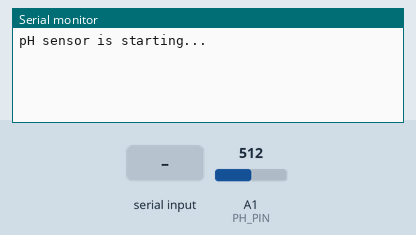
Recording of a sketch running on a simulated Arduino Uno, built with avr-gcc and run on an emulated ATmega328P. Shown: the last lines printed to the serial monitor. The test bench sets the inputs (shaded band); at power-on: A1 (PH_PIN) = 512.

Above: at 1.2 s.
1.3 s: "enterph\n" received over Serial
At 2.5 s:
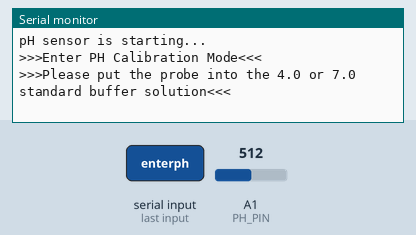
2.8 s: "calph\n" received over Serial
At 3.5 s:
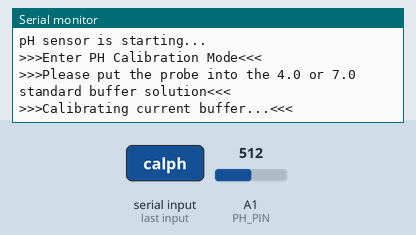
11.5 s: "exitph\n" received over Serial
At 12.5 s:
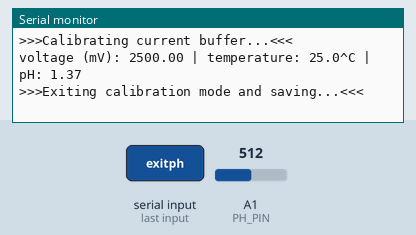

Measured:
- after the input at 1.3 s, the serial monitor: prints a new line at once (image 1)
- after the input at 2.8 s, the serial monitor: prints a new line at once (image 2)
- after the input at 11.5 s, the serial monitor: prints a new line at once (image 3)

The sketch:

voltage_check.ino
```cpp
#include "DFRobot_PH.h"
#include <EEPROM.h>

#define PH_PIN A1
float voltage, phValue, temperature = 25;
DFRobot_PH ph;

void setup() {
    Serial.begin(115200);
    ph.begin();
    Serial.println("pH sensor is starting...");
}

void loop()
{
    static unsigned long timepoint = millis();
    if (millis() - timepoint > 10000U) {  // every 10 seconds
        timepoint = millis();
        voltage = analogRead(PH_PIN) / 1024.0 * 5000;  // mV
        phValue = ph.readPH(voltage, temperature);

        Serial.print("voltage (mV): ");
        Serial.print(voltage, 2);
        Serial.print(" | temperature: ");
        Serial.print(temperature, 1);
        Serial.print("^C | pH: ");
        Serial.println(phValue, 2);
    }

    if (Serial.available() > 0) {
        String cmd = Serial.readStringUntil('\n');
        cmd.trim();

        if (cmd == "enterph") {
            Serial.println(">>>Enter PH Calibration Mode<<<");
            Serial.println(">>>Please put the probe into the 4.0 or 7.0 standard buffer solution<<<");
        } else if (cmd == "calph") {
            Serial.println(">>>Calibrating current buffer...<<<");
        } else if (cmd == "exitph") {
            Serial.println(">>>Exiting calibration mode and saving...<<<");
        }

        voltage = analogRead(PH_PIN) / 1024.0 * 5000;
        ph.calibration(voltage, temperature);
    }
}
```
